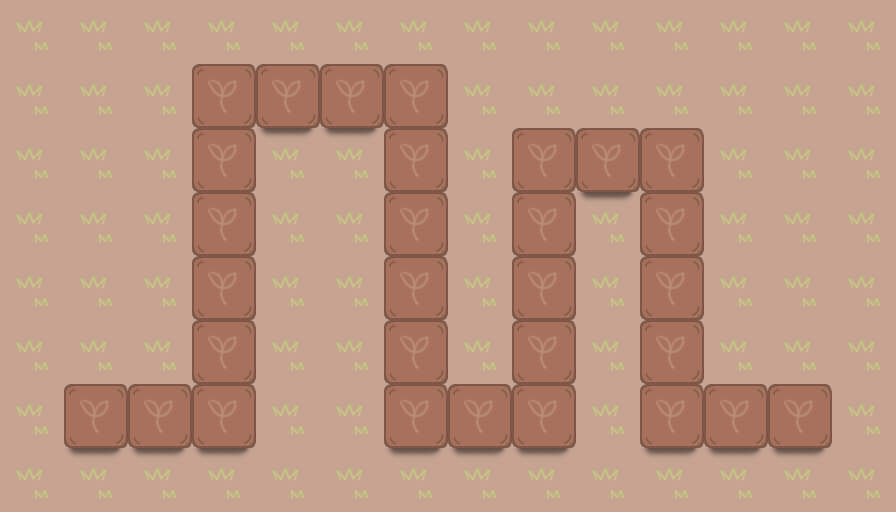

A 2D game scene composited from a Tiled map and its tileset images. What follows is a short description and the map's XML, with each tile layer's data collapsed to a summary:
An orthogonal 14x8 tile map with 64x64 px tiles, 2 tile layers (bg, road) and 27 objects (8x waypoint, 7x xiaomo, 5x zhuang, 3x huangci, 2x damo, ...).

<map version="1.0" orientation="orthogonal" width="14" height="8" tilewidth="64" tileheight="64">
 <tileset firstgid="1" name="map" tilewidth="64" tileheight="64">
  <image source="map.png" width="512" height="512" />
 </tileset>
 <layer name="bg" width="14" height="8">
  <data>[112 cells, 112 non-empty, 2 distinct tile ids]</data>
 </layer>
 <layer name="road" width="14" height="8">
  <data>[112 cells, 30 non-empty, 1 distinct tile ids]</data>
 </layer>
 <objectgroup name="object" width="14" height="8">
  <object name="jam" type="huangci" x="0" y="384" />
  <object name="jam" type="xiaomo" x="128" y="256" />
  <object name="jam" type="xiaomo" x="128" y="320" />
  <object name="jam" type="damo" x="128" y="384" />
  <object name="jam" type="zhuang" x="64" y="192" />
  <object name="jam" type="huangci" x="256" y="320" />
  <object name="jam" type="zhuang" x="256" y="448" />
  <object name="jam" type="xiaomo" x="384" y="512" />
  <object name="jam" type="xiaomo" x="448" y="512" />
  <object name="jam" type="damo" x="448" y="320" />
  <object name="jam" type="xiaomo" x="576" y="384" />
  <object name="jam" type="xiaomo" x="576" y="448" />
  <object name="jam" type="zhuang" x="448" y="128" />
  <object name="jam" type="zhuang" x="576" y="128" />
  <object name="jam" type="xiaomo" x="704" y="128" />
  <object name="jam" type="huangci" x="704" y="384" />
  <object name="jam" type="zhuang" x="640" y="512" />
  <object name="points0" type="start" x="96" y="416" />
  <object name="points1" type="waypoint" x="224" y="416" />
  <object name="points2" type="waypoint" x="224" y="96" />
  <object name="points3" type="waypoint" x="416" y="96" />
  <object name="points4" type="waypoint" x="416" y="416" />
  <object name="points5" type="waypoint" x="544" y="416" />
  <object name="points6" type="waypoint" x="544" y="160" />
  <object name="points7" type="waypoint" x="672" y="160" />
  <object name="points8" type="waypoint" x="672" y="416" />
  <object name="points9" type="end" x="800" y="416" />
 </objectgroup>
</map>
